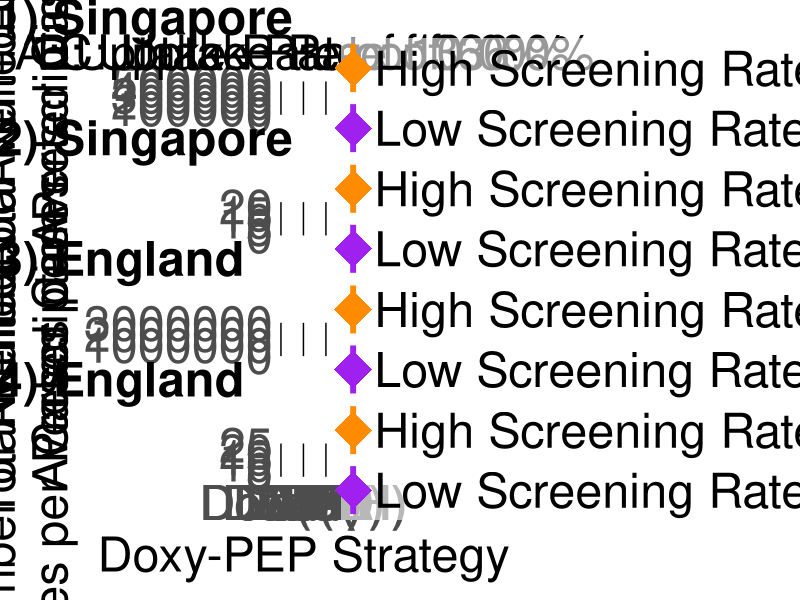

Source code (R):
library(ggplot2)
library(patchwork)

size = 35
############################ Singapore #####################################
############################ uptake rate of 0.1 ############################
# plot averted cases
averted_lowscreeningrate_0.1 <- data.frame(
  group = c('DbE', 'DoD(H)', 'DoD', 'DoA(H)', 'DoA', 'DaR'),
  ymin = c(1964, 1509, 1510, 13064, 13230, 13067),
  middle = c(10090, 23278, 23286, 72051, 72507, 72059),
  ymax = c(21394, 160771, 161128, 269009, 269353, 269025)
)

averted_highscreeningrate_0.1 <- data.frame(
  group = c('DbE', 'DoD(H)', 'DoD', 'DoA(H)', 'DoA', 'DaR'),
  ymin = c(1702, 1222, 1226, 20117, 20120, 20117),
  middle = c(7606, 13476, 13485, 74275, 74367, 74277),
  ymax = c(18513, 84823, 85130, 283930, 283938, 283930)
)

averted_lowscreeningrate_0.1$scenario <- "Low Screening Rate"
averted_highscreeningrate_0.1$scenario <- "High Screening Rate"

df_combined <- rbind(averted_lowscreeningrate_0.1, averted_highscreeningrate_0.1)
df_combined$group <- factor(df_combined$group, levels = c('DbE', 'DoD(H)', 'DoD', 'DoA(H)', 'DoA', 'DaR'))

p1 <- ggplot(df_combined, aes(
  x = group,
  y = middle,
  ymin = ymin,
  ymax = ymax,
  color = scenario
)) + 
  geom_pointrange(position = position_dodge(width = 0.4), shape = 18, size = 3, linewidth = 2) +
  labs(title = "A: Uptake Rate of 10.0%") +
  scale_color_manual(
    name = NULL,
    values = c("Low Screening Rate" = "purple", "High Screening Rate" = "darkorange")
  ) +
  # scale_fill_manual(
  #   name = NULL,
  #   values = c("Low Screening Rate" = "plum", "High Screening Rate" = "moccasin")
  # ) +
  scale_y_continuous(expand = expansion(mult = c(0, 0.05)), limits = c(0, 500000), labels = function(x) format(x, scientific = FALSE, big.mark = "", trim = TRUE)) +
  theme_minimal(base_size = 13) +
  theme(
    panel.grid.major = element_blank(),
    panel.grid.minor = element_blank(),
    legend.position = "inside",
    legend.position.inside = c(0.20, 0.85),
    legend.justification = c("right", "top"),
    legend.background = element_rect(fill = alpha("white", 0.6), color = NA),
    legend.box.background = element_rect(color = "black"),
    legend.margin = margin(0, 0, 0, 0),
    legend.box.margin = margin(0, 0, 0, 0),
    legend.key.height = unit(3, "lines"),
    plot.title = element_text(hjust = 0.5, margin = margin(b = 0), size = size),
    axis.title.x = element_blank(),
    axis.text.x = element_blank(),
    axis.text.y = element_text(size = size),
    axis.title.y = element_text(size = size),
    axis.line.x = element_line(color = "black", size = 0.5),
    axis.line.y = element_line(color = "black", size = 0.5)
  )
p1 <- p1 +
  labs(tag = "(1) Singapore") +
  theme(
    plot.tag.position = c(0, 1),
    plot.tag = element_text(size = size, hjust = 0, vjust = 0, face = "bold")
  )

# plot averted cases per prescription
averted_lowscreeningrate_0.1 <- data.frame(
  group = c('DbE', 'DoD(H)', 'DoD', 'DoA(H)', 'DoA', 'DaR'),
  ymin = c(0.52, 2.40, 1.88, 1.66, 0.61, 1.63),
  middle = c(2.67, 9.76, 7.86, 8.45, 3.47, 8.25),
  ymax = c(5.65, 21.00, 17.13, 21.83, 10.99, 19.44)
)

averted_highscreeningrate_0.1 <- data.frame(
  group = c('DbE', 'DoD(H)', 'DoD', 'DoA(H)', 'DoA', 'DaR'),
  ymin = c(0.45, 2.12, 1.70, 0.077, 0.020, 0.077),
  middle = c(2.01, 8.05, 6.70, 0.37, 0.10, 0.37),
  ymax = c(4.89, 19.19, 15.63, 4.67, 1.77, 4.69)
)

averted_lowscreeningrate_0.1$scenario <- "Low Screening Rate"
averted_highscreeningrate_0.1$scenario <- "High Screening Rate"

df_combined <- rbind(averted_lowscreeningrate_0.1, averted_highscreeningrate_0.1)
df_combined$group <- factor(df_combined$group, levels = c('DbE', 'DoD(H)', 'DoD', 'DoA(H)', 'DoA', 'DaR'))

p4 <- ggplot(df_combined, aes(
  x = group,
  y = middle,
  ymin = ymin,
  ymax = ymax,
  color = scenario
)) + 
  geom_pointrange(position = position_dodge(width = 0.4), shape = 18, size = 3, linewidth = 2) +
  scale_color_manual(
    name = NULL,
    values = c("Low Screening Rate" = "purple", "High Screening Rate" = "darkorange")
  ) +
  # scale_fill_manual(
  #   name = NULL,
  #   values = c("Low Screening Rate" = "plum", "High Screening Rate" = "moccasin")
  # ) +
  labs(title = "") +
  theme_minimal(base_size = 13) +
  scale_y_continuous(expand = expansion(mult = c(0, 0.05)), limits = c(0, 22)) +
  theme(
    panel.grid.major = element_blank(),
    panel.grid.minor = element_blank(),
    legend.position = "inside",
    legend.position.inside = c(0.20, 0.85),
    legend.justification = c("right", "top"),
    legend.background = element_rect(fill = alpha("white", 0.6), color = NA),
    legend.box.background = element_rect(color = "black"),
    legend.margin = margin(0, 0, 0, 0),
    legend.box.margin = margin(0, 0, 0, 0),
    legend.key.height = unit(3, "lines"),
    plot.title = element_text(hjust = 0.5, margin = margin(b = 0), size = size),
    axis.title.x = element_blank(),
    axis.text.x = element_blank(),
    axis.text.y = element_text(size = size),
    axis.title.y = element_text(size = size),
    axis.line.x = element_line(color = "black", size = 0.5),
    axis.line.y = element_line(color = "black", size = 0.5)
  )
p4 <- p4 +
  labs(tag = "(2) Singapore") +
  theme(
    plot.tag.position = c(0, 1),
    plot.tag = element_text(size = size, hjust = 0, vjust = 0, face = "bold")
  )

############################ uptake rate of 0.33 ############################
# plot averted cases
averted_lowscreeningrate_0.33 <- data.frame(
  group = c('DbE', 'DoD(H)', 'DoD', 'DoA(H)', 'DoA', 'DaR'),
  ymin = c(5836, 4297, 4298, 20606, 20626, 20606),
  middle = c(30547, 49461, 49508, 99568, 99664, 99572),
  ymax = c(69478, 294407, 294776, 436027, 437446, 436028)
)

averted_highscreeningrate_0.33 <- data.frame(
  group = c('DbE', 'DoD(H)', 'DoD', 'DoA(H)', 'DoA', 'DaR'),
  ymin = c(4985, 3507, 3526, 20720, 20721, 20720),
  middle = c(22386, 30652, 30705, 75471, 75484, 75471),
  ymax = c(58439, 162306, 162368, 283872, 283976, 283972)
)

averted_lowscreeningrate_0.33$scenario <- "Low Screening Rate"
averted_highscreeningrate_0.33$scenario <- "High Screening Rate"

df_combined <- rbind(averted_lowscreeningrate_0.33, averted_highscreeningrate_0.33)
df_combined$group <- factor(df_combined$group, levels = c('DbE', 'DoD(H)', 'DoD', 'DoA(H)', 'DoA', 'DaR'))

p2 <- ggplot(df_combined, aes(
  x = group,
  y = middle,
  ymin = ymin,
  ymax = ymax,
  color = scenario
)) + 
  geom_pointrange(position = position_dodge(width = 0.4), shape = 18, size = 3, linewidth = 2) +
  labs(title = "B: Uptake Rate of 33.0%") +
  scale_color_manual(
    name = NULL,
    values = c("Low Screening Rate" = "purple", "High Screening Rate" = "darkorange")
  ) +
  # scale_fill_manual(
  #   name = NULL,
  #   values = c("Low Screening Rate" = "plum", "High Screening Rate" = "moccasin")
  # ) +
  theme_minimal(base_size = 13) +
  scale_y_continuous(expand = expansion(mult = c(0, 0.05)), limits = c(0, 500000), labels = function(x) format(x, scientific = FALSE, big.mark = "", trim = TRUE)) +
  theme(
    panel.grid.major = element_blank(),
    panel.grid.minor = element_blank(),
    legend.position = "inside",
    legend.position.inside = c(0.20, 0.85),
    legend.justification = c("right", "top"),
    legend.background = element_rect(fill = alpha("white", 0.6), color = NA),
    legend.box.background = element_rect(color = "black"),
    legend.margin = margin(0, 0, 0, 0),
    legend.box.margin = margin(0, 0, 0, 0),
    legend.key.height = unit(3, "lines"),
    plot.title = element_text(hjust = 0.5, margin = margin(b = 0), size = size),
    axis.title.x = element_blank(),
    axis.text.x = element_blank(),
    axis.title.y = element_blank(),
    axis.text.y = element_blank(),
    axis.ticks.y = element_blank(),
    axis.line.x = element_line(color = "black", size = 0.5),
    axis.line.y = element_line(color = "black", size = 0.5)
  )

# plot averted cases per prescription
averted_lowscreeningrate_0.33 <- data.frame(
  group = c('DbE', 'DoD(H)', 'DoD', 'DoA(H)', 'DoA', 'DaR'),
  ymin = c(0.47, 2.31, 1.82, 0.85, 0.30, 0.85),
  middle = c(2.44, 9.26, 7.41, 4.04, 1.56, 4.01),
  ymax = c(5.56, 20.22, 16.34, 16.25, 6.61, 15.38)
)

averted_highscreeningrate_0.33 <- data.frame(
  group = c('DbE', 'DoD(H)', 'DoD', 'DoA(H)', 'DoA', 'DaR'),
  ymin = c(0.40, 2.06, 1.64, 0.051, 0.013, 0.05),
  middle = c(1.79, 7.61, 6.33, 0.23, 0.062, 0.23),
  ymax = c(4.68, 18.12, 14.89, 1.92, 0.69, 1.91)
)

averted_lowscreeningrate_0.33$scenario <- "Low Screening Rate"
averted_highscreeningrate_0.33$scenario <- "High Screening Rate"

df_combined <- rbind(averted_lowscreeningrate_0.33, averted_highscreeningrate_0.33)
df_combined$group <- factor(df_combined$group, levels = c('DbE', 'DoD(H)', 'DoD', 'DoA(H)', 'DoA', 'DaR'))

p5 <- ggplot(df_combined, aes(
  x = group,
  y = middle,
  ymin = ymin,
  ymax = ymax,
  color = scenario
)) + 
  geom_pointrange(position = position_dodge(width = 0.4), shape = 18, size = 3, linewidth = 2) +
  scale_color_manual(
    name = NULL,
    values = c("Low Screening Rate" = "purple", "High Screening Rate" = "darkorange")
  ) +
  # scale_fill_manual(
  #   name = NULL,
  #   values = c("Low Screening Rate" = "plum", "High Screening Rate" = "moccasin")
  # ) +
  labs(title = "") +
  theme_minimal(base_size = 13) +
  scale_y_continuous(expand = expansion(mult = c(0, 0.05)), limits = c(0, 22)) +
  theme(
    panel.grid.major = element_blank(),
    panel.grid.minor = element_blank(),
    legend.position = "inside",
    legend.position.inside = c(0.20, 0.85),
    legend.justification = c("right", "top"),
    legend.background = element_rect(fill = alpha("white", 0.6), color = NA),
    legend.box.background = element_rect(color = "black"),
    legend.margin = margin(0, 0, 0, 0),
    legend.box.margin = margin(0, 0, 0, 0),
    legend.key.height = unit(3, "lines"),
    plot.title = element_text(hjust = 0.5, margin = margin(b = 0), size = size),
    axis.title.x = element_blank(),
    axis.text.x = element_blank(),
    axis.title.y = element_blank(),
    axis.text.y = element_blank(),
    axis.ticks.y = element_blank(),
    axis.line.x = element_line(color = "black", size = 0.5),
    axis.line.y = element_line(color = "black", size = 0.5)
  )

############################ uptake rate of 0.66 ############################
# plot averted cases
averted_lowscreeningrate_0.66 <- data.frame(
  group = c('DbE', 'DoD(H)', 'DoD', 'DoA(H)', 'DoA', 'DaR'),
  ymin = c(10097, 7212, 7215, 22393, 22410, 22393),
  middle = c(52963, 66988, 66989, 104403, 104526, 104405),
  ymax = c(133516, 360697, 360695, 461768, 461822, 461768)
)

averted_highscreeningrate_0.66 <- data.frame(
  group = c('DbE', 'DoD(H)', 'DoD', 'DoA(H)', 'DoA', 'DaR'),
  ymin = c(8554, 5935, 5960, 21032, 21038, 21032),
  middle = c(38143, 42739, 42799, 75761, 75764, 75761),
  ymax = c(109313, 204607, 205162, 283973, 283977, 283973)
)

averted_lowscreeningrate_0.66$scenario <- "Low Screening Rate"
averted_highscreeningrate_0.66$scenario <- "High Screening Rate"

df_combined <- rbind(averted_lowscreeningrate_0.66, averted_highscreeningrate_0.66)
df_combined$group <- factor(df_combined$group, levels = c('DbE', 'DoD(H)', 'DoD', 'DoA(H)', 'DoA', 'DaR'))

p3 <- ggplot(df_combined, aes(
  x = group,
  y = middle,
  ymin = ymin,
  ymax = ymax,
  color = scenario
)) + 
  geom_pointrange(position = position_dodge(width = 0.4), shape = 18, size = 3, linewidth = 2) +
  labs(title = "C: Uptake Rate of 66.0%") +
  scale_color_manual(
    name = NULL,
    values = c("Low Screening Rate" = "purple", "High Screening Rate" = "darkorange")
  ) +
  # scale_fill_manual(
  #   name = NULL,
  #   values = c("Low Screening Rate" = "plum", "High Screening Rate" = "moccasin")
  # ) +
  theme_minimal(base_size = 13) +
  scale_y_continuous(expand = expansion(mult = c(0, 0.05)), limits = c(0, 500000)) +
  theme(
    panel.grid.major = element_blank(),
    panel.grid.minor = element_blank(),
    legend.position = "inside",
    legend.position.inside = c(0.20, 0.85),
    legend.justification = c("right", "top"),
    legend.background = element_rect(fill = alpha("white", 0.6), color = NA),
    legend.box.background = element_rect(color = "black"),
    legend.margin = margin(0, 0, 0, 0),
    legend.box.margin = margin(0, 0, 0, 0),
    legend.key.height = unit(3, "lines"),
    plot.title = element_text(hjust = 0.5, margin = margin(b = 0), size = size),
    axis.title.x = element_blank(),
    axis.text.x = element_blank(),
    axis.title.y = element_blank(),
    axis.text.y = element_blank(),
    axis.ticks.y = element_blank(),
    axis.line.x = element_line(color = "black", size = 0.5),
    axis.line.y = element_line(color = "black", size = 0.5)
  )

# plot averted cases per prescription
averted_lowscreeningrate_0.66 <- data.frame(
  group = c('DbE', 'DoD(H)', 'DoD', 'DoA(H)', 'DoA', 'DaR'),
  ymin = c(0.40, 2.22, 1.75, 0.49, 0.18, 0.49),
  middle = c(2.12, 8.74, 7.04, 2.29, 0.86, 2.28),
  ymax = c(5.34, 19.38, 15.65, 9.97, 3.73, 9.96)
)

averted_highscreeningrate_0.66 <- data.frame(
  group = c('DbE', 'DoD(H)', 'DoD', 'DoA(H)', 'DoA', 'DaR'),
  ymin = c(0.34, 1.99, 1.59, 0.036, 0.010, 0.036),
  middle = c(1.53, 7.17, 5.97, 0.18, 0.047, 0.18),
  ymax = c(4.37, 17.15, 14.26, 1.15, 0.41, 1.14)
)

averted_lowscreeningrate_0.66$scenario <- "Low Screening Rate"
averted_highscreeningrate_0.66$scenario <- "High Screening Rate"

df_combined <- rbind(averted_lowscreeningrate_0.66, averted_highscreeningrate_0.66)
df_combined$group <- factor(df_combined$group, levels = c('DbE', 'DoD(H)', 'DoD', 'DoA(H)', 'DoA', 'DaR'))

p6 <- ggplot(df_combined, aes(
  x = group,
  y = middle,
  ymin = ymin,
  ymax = ymax,
  color = scenario
)) + 
  geom_pointrange(position = position_dodge(width = 0.4), shape = 18, size = 3, linewidth = 2) +
  scale_color_manual(
    name = NULL,
    values = c("Low Screening Rate" = "purple", "High Screening Rate" = "darkorange")
  ) +
  # scale_fill_manual(
  #   name = NULL,
  #   values = c("Low Screening Rate" = "plum", "High Screening Rate" = "moccasin")
  # ) +
  labs(title = "") +
  theme_minimal(base_size = 13) +
  scale_y_continuous(expand = expansion(mult = c(0, 0.05)), limits = c(0, 22)) +
  theme(
    panel.grid.major = element_blank(),
    panel.grid.minor = element_blank(),
    legend.position = "inside",
    legend.position.inside = c(0.20, 0.85),
    legend.justification = c("right", "top"),
    legend.background = element_rect(fill = alpha("white", 0.6), color = NA),
    legend.box.background = element_rect(color = "black"),
    legend.margin = margin(0, 0, 0, 0),
    legend.box.margin = margin(0, 0, 0, 0),
    legend.key.height = unit(3, "lines"),
    plot.title = element_text(hjust = 0.5, margin = margin(b = 0), size = size),
    axis.title.x = element_blank(),
    axis.text.x = element_blank(),
    axis.title.y = element_blank(),
    axis.text.y = element_blank(),
    axis.ticks.y = element_blank(),
    axis.line.x = element_line(color = "black", size = 0.5),
    axis.line.y = element_line(color = "black", size = 0.5)
  )

row_averted <- (p1 + p2 + p3 + plot_layout(ncol = 3, guides = "collect")) &
  theme(legend.position = "right", legend.text = element_text(size = size)) &
  plot_annotation(
    title = NULL,
    theme = theme(
      axis.title.x = element_text(size = size, margin = margin(t = 10)),
      axis.title.y = element_text(size = size, margin = margin(r = 10))
    )
  ) &
  labs(
    x = "Doxy-PEP Strategy",
    y = "Total Number of \n Averted Cases"
  )

row_averted_per_prescription <- (p4 + p5 + p6 + plot_layout(ncol = 3, guides = "collect")) &
  theme(legend.position = "right", legend.text = element_text(size = size)) &
  plot_annotation(
    title = NULL,
    theme = theme(
      axis.title.x = element_text(size = size, margin = margin(t = 10)),
      axis.title.y = element_text(size = size, margin = margin(r = 10))
    )
  ) &
  labs(
    x = "Doxy-PEP Strategy",
    y = "Number of Averted \n Cases per Prescription"
  )

############################ England #######################################
############################ uptake rate of 0.1 ############################
# plot averted cases
averted_lowscreeningrate_0.1 <- data.frame(
  group = c('DbE', 'DoD(H)', 'DoD', 'DoA(H)', 'DoA', 'DaR'),
  ymin = c(22105, 81982, 81991, 227760, 227910, 227760),
  middle = c(45256, 346063, 346089, 641208, 641698, 641217),
  ymax = c(71790, 1130572, 1130818, 1534232, 1535423, 1534273)
)

averted_highscreeningrate_0.1 <- data.frame(
  group = c('DbE', 'DoD(H)', 'DoD', 'DoA(H)', 'DoA', 'DaR'),
  ymin = c(20239, 66678, 66703, 321794, 321802, 321794),
  middle = c(42166, 266565, 266584, 835412, 835496, 835412),
  ymax = c(70180, 894168, 894421, 2163202, 2163289, 2163202)
)

averted_lowscreeningrate_0.1$scenario <- "Low Screening Rate"
averted_highscreeningrate_0.1$scenario <- "High Screening Rate"

df_combined <- rbind(averted_lowscreeningrate_0.1, averted_highscreeningrate_0.1)
df_combined$group <- factor(df_combined$group, levels = c('DbE', 'DoD(H)', 'DoD', 'DoA(H)', 'DoA', 'DaR'))

p7 <- ggplot(df_combined, aes(
  x = group,
  y = middle,
  ymin = ymin,
  ymax = ymax,
  color = scenario
)) + 
  geom_pointrange(position = position_dodge(width = 0.4), shape = 18, size = 3, linewidth = 2) +
  labs(title = "") +
  scale_color_manual(
    name = NULL,
    values = c("Low Screening Rate" = "purple", "High Screening Rate" = "darkorange")
  ) +
  # scale_fill_manual(
  #   name = NULL,
  #   values = c("Low Screening Rate" = "plum", "High Screening Rate" = "moccasin")
  # ) +
  scale_y_continuous(expand = expansion(mult = c(0, 0.05)), limits = c(0, 2900000), labels = function(x) format(x, scientific = FALSE, big.mark = "", trim = TRUE)) +
  theme_minimal(base_size = 13) +
  theme(
    panel.grid.major = element_blank(),
    panel.grid.minor = element_blank(),
    legend.position = "inside",
    legend.position.inside = c(0.20, 0.85),
    legend.justification = c("right", "top"),
    legend.background = element_rect(fill = alpha("white", 0.6), color = NA),
    legend.box.background = element_rect(color = "black"),
    legend.margin = margin(0, 0, 0, 0),
    legend.box.margin = margin(0, 0, 0, 0),
    legend.key.height = unit(3, "lines"),
    plot.title = element_text(hjust = 0.5, margin = margin(b = 0), size = size),
    axis.title.x = element_blank(),
    axis.text.x = element_blank(),
    axis.text.y = element_text(size = size),
    axis.title.y = element_text(size = size),
    axis.line.x = element_line(color = "black", size = 0.5),
    axis.line.y = element_line(color = "black", size = 0.5)
  )
p7 <- p7 +
  labs(tag = "(3) England") +
  theme(
    plot.tag.position = c(0, 1),
    plot.tag = element_text(size = size, hjust = 0, vjust = 0, face = "bold")
  )

# plot averted cases per prescription
averted_lowscreeningrate_0.1 <- data.frame(
  group = c('DbE', 'DoD(H)', 'DoD', 'DoA(H)', 'DoA', 'DaR'),
  ymin = c(1.23, 7.40, 6.63, 6.11, 1.84, 6.06),
  middle = c(2.51, 15.39, 13.92, 14.05, 5.24, 13.68),
  ymax = c(3.99, 24.45, 22.40, 23.63, 11.40, 22.70)
)

averted_highscreeningrate_0.1 <- data.frame(
  group = c('DbE', 'DoD(H)', 'DoD', 'DoA(H)', 'DoA', 'DaR'),
  ymin = c(1.12, 6.82, 6.21, 0.31, 0.063, 0.31),
  middle = c(2.34, 14.70, 13.50, 1.03, 0.22, 1.03),
  ymax = c(3.90, 24.38, 22.21, 9.79, 3.58, 9.75)
)

averted_lowscreeningrate_0.1$scenario <- "Low Screening Rate"
averted_highscreeningrate_0.1$scenario <- "High Screening Rate"

df_combined <- rbind(averted_lowscreeningrate_0.1, averted_highscreeningrate_0.1)
df_combined$group <- factor(df_combined$group, levels = c('DbE', 'DoD(H)', 'DoD', 'DoA(H)', 'DoA', 'DaR'))

p10 <- ggplot(df_combined, aes(
  x = group,
  y = middle,
  ymin = ymin,
  ymax = ymax,
  color = scenario
)) + 
  geom_pointrange(position = position_dodge(width = 0.4), shape = 18, size = 3, linewidth = 2) +
  scale_color_manual(
    name = NULL,
    values = c("Low Screening Rate" = "purple", "High Screening Rate" = "darkorange")
  ) +
  # scale_fill_manual(
  #   name = NULL,
  #   values = c("Low Screening Rate" = "plum", "High Screening Rate" = "moccasin")
  # ) +
  labs(title = "") +
  theme_minimal(base_size = 13) +
  scale_y_continuous(expand = expansion(mult = c(0, 0.05)), limits = c(0, 25)) +
  theme(
    panel.grid.major = element_blank(),
    panel.grid.minor = element_blank(),
    legend.position = "inside",
    legend.position.inside = c(0.20, 0.85),
    legend.justification = c("right", "top"),
    legend.background = element_rect(fill = alpha("white", 0.6), color = NA),
    legend.box.background = element_rect(color = "black"),
    legend.margin = margin(0, 0, 0, 0),
    legend.box.margin = margin(0, 0, 0, 0),
    legend.key.height = unit(3, "lines"),
    plot.title = element_text(hjust = 0.5, margin = margin(b = 0), size = size),
    axis.title.x = element_blank(),
    axis.text.x = element_text(size = size),
    axis.text.y = element_text(size = size),
    axis.title.y = element_text(size = size),
    axis.line.x = element_line(color = "black", size = 0.5),
    axis.line.y = element_line(color = "black", size = 0.5)
  )
p10 <- p10 +
  labs(tag = "(4) England") +
  theme(
    plot.tag.position = c(0, 1),
    plot.tag = element_text(size = size, hjust = 0, vjust = 0, face = "bold")
  )

############################ uptake rate of 0.33 ############################
# plot averted cases
averted_lowscreeningrate_0.33 <- data.frame(
  group = c('DbE', 'DoD(H)', 'DoD', 'DoA(H)', 'DoA', 'DaR'),
  ymin = c(69958, 179576, 179579, 341067, 341252, 341069),
  middle = c(146506, 654117, 654213, 987249, 987892, 987258),
  ymax = c(234278, 1930204, 1930428, 2505484, 2505839, 2505490)
)

averted_highscreeningrate_0.33 <- data.frame(
  group = c('DbE', 'DoD(H)', 'DoD', 'DoA(H)', 'DoA', 'DaR'),
  ymin = c(62906, 150356, 150375, 332906, 332929, 332906),
  middle = c(135690, 503320, 503329, 853239, 853309, 853239),
  ymax = c(227587, 1536342, 1536394, 2208156, 2208156, 2208156)
)

averted_lowscreeningrate_0.33$scenario <- "Low Screening Rate"
averted_highscreeningrate_0.33$scenario <- "High Screening Rate"

df_combined <- rbind(averted_lowscreeningrate_0.33, averted_highscreeningrate_0.33)
df_combined$group <- factor(df_combined$group, levels = c('DbE', 'DoD(H)', 'DoD', 'DoA(H)', 'DoA', 'DaR'))

p8 <- ggplot(df_combined, aes(
  x = group,
  y = middle,
  ymin = ymin,
  ymax = ymax,
  color = scenario
)) + 
  geom_pointrange(position = position_dodge(width = 0.4), shape = 18, size = 3, linewidth = 2) +
  labs(title = "") +
  scale_color_manual(
    name = NULL,
    values = c("Low Screening Rate" = "purple", "High Screening Rate" = "darkorange")
  ) +
  # scale_fill_manual(
  #   name = NULL,
  #   values = c("Low Screening Rate" = "plum", "High Screening Rate" = "moccasin")
  # ) +
  theme_minimal(base_size = 13) +
  scale_y_continuous(expand = expansion(mult = c(0, 0.05)), limits = c(0, 2900000), labels = function(x) format(x, scientific = FALSE, big.mark = "", trim = TRUE)) +
  theme(
    panel.grid.major = element_blank(),
    panel.grid.minor = element_blank(),
    legend.position = "inside",
    legend.position.inside = c(0.20, 0.85),
    legend.justification = c("right", "top"),
    legend.background = element_rect(fill = alpha("white", 0.6), color = NA),
    legend.box.background = element_rect(color = "black"),
    legend.margin = margin(0, 0, 0, 0),
    legend.box.margin = margin(0, 0, 0, 0),
    legend.key.height = unit(3, "lines"),
    plot.title = element_text(hjust = 0.5, margin = margin(b = 0), size = size),
    axis.title.x = element_blank(),
    axis.text.x = element_blank(),
    axis.title.y = element_blank(),
    axis.text.y = element_blank(),
    axis.ticks.y = element_blank(),
    axis.line.x = element_line(color = "black", size = 0.5),
    axis.line.y = element_line(color = "black", size = 0.5)
  )

# plot averted cases per prescription
averted_lowscreeningrate_0.33 <- data.frame(
  group = c('DbE', 'DoD(H)', 'DoD', 'DoA(H)', 'DoA', 'DaR'),
  ymin = c(1.18, 7.03, 6.28, 3.18, 0.90, 3.16),
  middle = c(2.47, 14.71, 13.34, 8.95, 2.78, 8.81),
  ymax = c(3.94, 23.66, 21.68, 19.29, 7.12, 18.60)
)

averted_highscreeningrate_0.33 <- data.frame(
  group = c('DbE', 'DoD(H)', 'DoD', 'DoA(H)', 'DoA', 'DaR'),
  ymin = c(1.06, 6.47, 5.86, 0.20, 0.042, 0.20),
  middle = c(2.28, 14.02, 12.77, 0.65, 0.13, 0.65),
  ymax = c(3.83, 23.76, 21.37, 4.21, 1.41, 4.21)
)

averted_lowscreeningrate_0.33$scenario <- "Low Screening Rate"
averted_highscreeningrate_0.33$scenario <- "High Screening Rate"

df_combined <- rbind(averted_lowscreeningrate_0.33, averted_highscreeningrate_0.33)
df_combined$group <- factor(df_combined$group, levels = c('DbE', 'DoD(H)', 'DoD', 'DoA(H)', 'DoA', 'DaR'))

p11 <- ggplot(df_combined, aes(
  x = group,
  y = middle,
  ymin = ymin,
  ymax = ymax,
  color = scenario
)) + 
  geom_pointrange(position = position_dodge(width = 0.4), shape = 18, size = 3, linewidth = 2) +
  scale_color_manual(
    name = NULL,
    values = c("Low Screening Rate" = "purple", "High Screening Rate" = "darkorange")
  ) +
  # scale_fill_manual(
  #   name = NULL,
  #   values = c("Low Screening Rate" = "plum", "High Screening Rate" = "moccasin")
  # ) +
  labs(title = "") +
  theme_minimal(base_size = 13) +
  scale_y_continuous(expand = expansion(mult = c(0, 0.05)), limits = c(0, 25)) +
  theme(
    panel.grid.major = element_blank(),
    panel.grid.minor = element_blank(),
    legend.position = "inside",
    legend.position.inside = c(0.20, 0.85),
    legend.justification = c("right", "top"),
    legend.background = element_rect(fill = alpha("white", 0.6), color = NA),
    legend.box.background = element_rect(color = "black"),
    legend.margin = margin(0, 0, 0, 0),
    legend.box.margin = margin(0, 0, 0, 0),
    legend.key.height = unit(3, "lines"),
    plot.title = element_text(hjust = 0.5, margin = margin(b = 0), size = size),
    axis.title.x = element_text(size = size),
    axis.text.x = element_text(size = size),
    axis.title.y = element_blank(),
    axis.text.y = element_blank(),
    axis.ticks.y = element_blank(),
    axis.line.x = element_line(color = "black", size = 0.5),
    axis.line.y = element_line(color = "black", size = 0.5)
  )

############################ uptake rate of 0.66 ############################
# plot averted cases
averted_lowscreeningrate_0.66 <- data.frame(
  group = c('DbE', 'DoD(H)', 'DoD', 'DoA(H)', 'DoA', 'DaR'),
  ymin = c(129319, 242276, 242293, 370855, 370902, 370855),
  middle = c(281979, 811046, 811109, 1057885, 1058293, 1057894),
  ymax = c(460154, 2315841, 2315846, 2870366, 2871878, 2870382)
)

averted_highscreeningrate_0.66 <- data.frame(
  group = c('DbE', 'DoD(H)', 'DoD', 'DoA(H)', 'DoA', 'DaR'),
  ymin = c(114546, 206914, 206926, 334775, 334808, 334775),
  middle = c(258450, 628937, 628971, 856642, 856736, 856642),
  ymax = c(447327, 1815654, 1815698, 2264549, 2264663, 2264540)
)

averted_lowscreeningrate_0.66$scenario <- "Low Screening Rate"
averted_highscreeningrate_0.66$scenario <- "High Screening Rate"

df_combined <- rbind(averted_lowscreeningrate_0.66, averted_highscreeningrate_0.66)
df_combined$group <- factor(df_combined$group, levels = c('DbE', 'DoD(H)', 'DoD', 'DoA(H)', 'DoA', 'DaR'))

p9 <- ggplot(df_combined, aes(
  x = group,
  y = middle,
  ymin = ymin,
  ymax = ymax,
  color = scenario
)) + 
  geom_pointrange(position = position_dodge(width = 0.4), shape = 18, size = 3, linewidth = 2) +
  labs(title = "") +
  scale_color_manual(
    name = NULL,
    values = c("Low Screening Rate" = "purple", "High Screening Rate" = "darkorange")
  ) +
  # scale_fill_manual(
  #   name = NULL,
  #   values = c("Low Screening Rate" = "plum", "High Screening Rate" = "moccasin")
  # ) +
  theme_minimal(base_size = 13) +
  scale_y_continuous(expand = expansion(mult = c(0, 0.05)), limits = c(0, 2900000)) +
  theme(
    panel.grid.major = element_blank(),
    panel.grid.minor = element_blank(),
    legend.position = "inside",
    legend.position.inside = c(0.20, 0.85),
    legend.justification = c("right", "top"),
    legend.background = element_rect(fill = alpha("white", 0.6), color = NA),
    legend.box.background = element_rect(color = "black"),
    legend.margin = margin(0, 0, 0, 0),
    legend.box.margin = margin(0, 0, 0, 0),
    legend.key.height = unit(3, "lines"),
    plot.title = element_text(hjust = 0.5, margin = margin(b = 0), size = size),
    axis.title.x = element_blank(),
    axis.text.x = element_blank(),
    axis.title.y = element_blank(),
    axis.text.y = element_blank(),
    axis.ticks.y = element_blank(),
    axis.line.x = element_line(color = "black", size = 0.5),
    axis.line.y = element_line(color = "black", size = 0.5)
  )

# plot averted cases per prescription
averted_lowscreeningrate_0.66 <- data.frame(
  group = c('DbE', 'DoD(H)', 'DoD', 'DoA(H)', 'DoA', 'DaR'),
  ymin = c(1.09, 6.64, 5.88, 1.90, 0.51, 1.89),
  middle = c(2.37, 14.01, 12.75, 5.36, 1.58, 5.32),
  ymax = c(3.87, 22.95, 20.94, 13.57, 4.46, 13.48)
)

averted_highscreeningrate_0.66 <- data.frame(
  group = c('DbE', 'DoD(H)', 'DoD', 'DoA(H)', 'DoA', 'DaR'),
  ymin = c(0.96, 6.10, 5.52, 0.14, 0.031, 0.14),
  middle = c(2.18, 13.37, 12.16, 0.50, 0.098, 0.50),
  ymax = c(3.77, 23.07, 20.83, 2.86, 0.79, 2.86)
)

averted_lowscreeningrate_0.66$scenario <- "Low Screening Rate"
averted_highscreeningrate_0.66$scenario <- "High Screening Rate"

df_combined <- rbind(averted_lowscreeningrate_0.66, averted_highscreeningrate_0.66)
df_combined$group <- factor(df_combined$group, levels = c('DbE', 'DoD(H)', 'DoD', 'DoA(H)', 'DoA', 'DaR'))

p12 <- ggplot(df_combined, aes(
  x = group,
  y = middle,
  ymin = ymin,
  ymax = ymax,
  color = scenario
)) + 
  geom_pointrange(position = position_dodge(width = 0.4), shape = 18, size = 3, linewidth = 2) +
  scale_color_manual(
    name = NULL,
    values = c("Low Screening Rate" = "purple", "High Screening Rate" = "darkorange")
  ) +
  # scale_fill_manual(
  #   name = NULL,
  #   values = c("Low Screening Rate" = "plum", "High Screening Rate" = "moccasin")
  # ) +
  labs(title = "") +
  theme_minimal(base_size = 13) +
  scale_y_continuous(expand = expansion(mult = c(0, 0.05)), limits = c(0, 25)) +
  theme(
    panel.grid.major = element_blank(),
    panel.grid.minor = element_blank(),
    legend.position = "inside",
    legend.position.inside = c(0.20, 0.85),
    legend.justification = c("right", "top"),
    legend.background = element_rect(fill = alpha("white", 0.6), color = NA),
    legend.box.background = element_rect(color = "black"),
    legend.margin = margin(0, 0, 0, 0),
    legend.box.margin = margin(0, 0, 0, 0),
    legend.key.height = unit(3, "lines"),
    plot.title = element_text(hjust = 0.5, margin = margin(b = 0), size = size),
    axis.title.x = element_blank(),
    axis.text.x = element_text(size = size),
    axis.title.y = element_blank(),
    axis.text.y = element_blank(),
    axis.ticks.y = element_blank(),
    axis.line.x = element_line(color = "black", size = 0.5),
    axis.line.y = element_line(color = "black", size = 0.5)
  )

row_averted_uk <- (p7 + p8 + p9 + plot_layout(ncol = 3, guides = "collect")) &
  theme(legend.position = "right", legend.text = element_text(size = size)) &
  plot_annotation(
    title = NULL,
    theme = theme(
      axis.title.x = element_text(size = size, margin = margin(t = 10)),
      axis.title.y = element_text(size = size, margin = margin(r = 10))
    )
  ) &
  labs(
    x = "Doxy-PEP Strategy",
    y = "Total Number of \n Averted Cases"
  )

row_averted_per_prescription_uk <- (p10 + p11 + p12 + plot_layout(ncol = 3, guides = "collect")) &
  theme(legend.position = "right", legend.text = element_text(size = size)) &
  plot_annotation(
    title = NULL,
    theme = theme(
      axis.title.x = element_text(size = size, margin = margin(t = 10)),
      axis.title.y = element_text(size = size, margin = margin(r = 10))
    )
  ) &
  labs(
    x = "Doxy-PEP Strategy",
    y = "Number of Averted \n Cases per Prescription"
  )

# combine and plot
final_plot <- plot_spacer() / row_averted /
  plot_spacer() /
  row_averted_per_prescription /
  plot_spacer() /
  row_averted_uk /
  plot_spacer() /
  row_averted_per_prescription_uk +
  plot_layout(ncol = 1, heights = c(0.08, 1, 0.08, 1, 0.08, 1, 0.08, 1))
final_plot